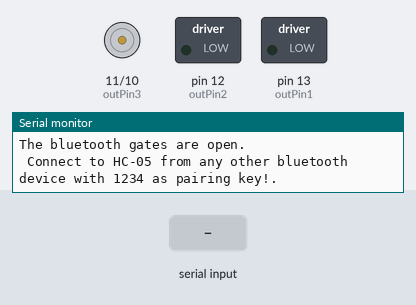
The sketch below on a simulated Arduino Uno, built with avr-gcc and run on an emulated ATmega328P. Shown: motor-driver pin pairs drawn as motors (green arrow = first pin HIGH = forward, orange = second pin HIGH = backward, longer = more drive), switched loads named in the sketch (green lamp = pin HIGH), the last lines printed to the serial monitor. Inputs (shaded band) come from the test bench.

Above: at 1.2 s.
1.3 s: "0\n" received over Serial
At 1.42 s:
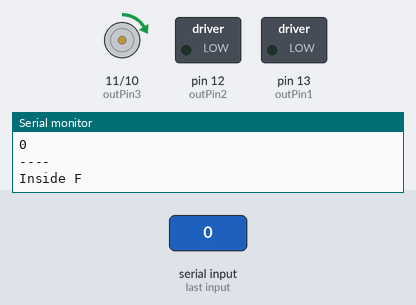
3.0 s: "1\n" received over Serial
At 3.12 s:
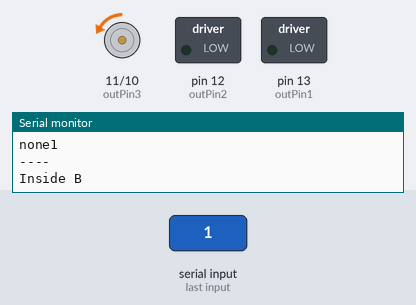
4.7 s: "3\n" received over Serial
At 4.82 s:
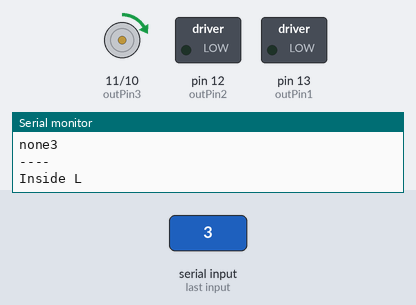
Timing chart, 0 to 7.7 s (numbered marks = the images above; inputs shaded):
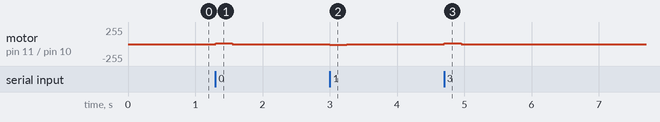

The sketch:

rccar.ino
```cpp
#include <SoftwareSerial.h>
char bt;
SoftwareSerial EEBlue(0,1); // RX | TX
int outPin1 = 13;     //motor1
int outPin2 = 12;    //motor1
int outPin3 = 11;   //motor2
int outPin4 = 10;   //motor2
int SPEED = 10;

void setup()
{
  pinMode(outPin1,OUTPUT);
  pinMode(outPin2,OUTPUT);
  pinMode(outPin3,OUTPUT);
  pinMode(outPin4,OUTPUT);

  Serial.begin(9600);
  EEBlue.begin(9600);  //Default Baud for comm, it may be different for your Module.
  Serial.println("The bluetooth gates are open.\n Connect to HC-05 from any other bluetooth device with 1234 as pairing key!.");

}

void loop()
{

  // Feed any data from bluetooth to Terminal.
  if (EEBlue.available()){
    Serial.write(EEBlue.read());
    SPEED = Serial.read();

  }
  // Feed all data from termial to bluetooth
  if (Serial.available()){
    bt = (Serial.read());
    Serial.print(bt);
    Serial.print("\n");Serial.print("----\n");
   if(bt == '0')        //move forwards
    {
     Serial.print("Inside F\n");
      analogWrite(outPin1,SPEED);
      analogWrite(outPin2,0);
      analogWrite(outPin3,SPEED);
      analogWrite(outPin4,0);
      delay(250);
    }
    else if (bt == '1')       //move backwards
    {Serial.print("Inside B\n");
      analogWrite(outPin1,0);
      analogWrite(outPin2,SPEED);
      analogWrite(outPin3,0);
      analogWrite(outPin4,SPEED);
      delay(250);
    }
    else if (bt == '4')     //stop!!
    {    Serial.print("Inside S\n");
      analogWrite(outPin1,0);
      analogWrite(outPin2,0);
      analogWrite(outPin3,0);
      analogWrite(outPin4,0);
      delay(250);
    }
    else if (bt == '2')    //right
    {Serial.print("Inside R\n");
      analogWrite(outPin1,SPEED);
      analogWrite(outPin2,0);
      analogWrite(outPin3,0);
      analogWrite(outPin4,0);
      delay(250);
    }
    else if (bt == '3')     //left
    { Serial.print("Inside L\n");
      analogWrite(outPin1,0);
      analogWrite(outPin2,0);
      analogWrite(outPin3,SPEED);
      analogWrite(outPin4,0);
      delay(250);
    } else {
     Serial.print("none");
    }
      analogWrite(outPin1,0);
      analogWrite(outPin2,0);
      analogWrite(outPin3,0);
      analogWrite(outPin4,0);
  }
}
```

Measured:
- after the input at 1.3 s, motor on pin 11 (outPin3) / pin 10 (outPin4): stopped → forward 10/255 at once, → stopped 0.25 s later
- after the input at 3.0 s, motor on pin 11 (outPin3) / pin 10 (outPin4): stopped → backward 10/255 at once, → stopped 0.25 s later
- after the input at 4.7 s, motor on pin 11 (outPin3) / pin 10 (outPin4): stopped → forward 10/255 at once, → stopped 0.25 s later
